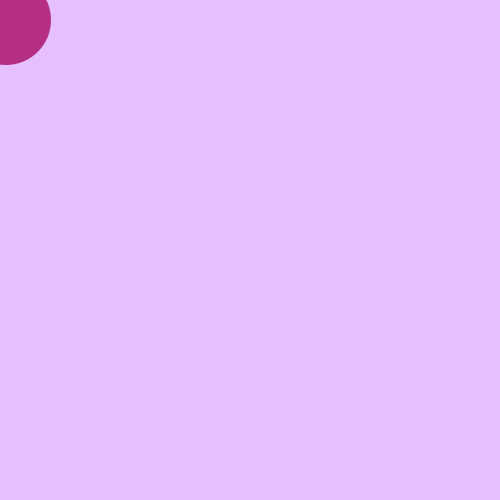
Frame 1 (no input)
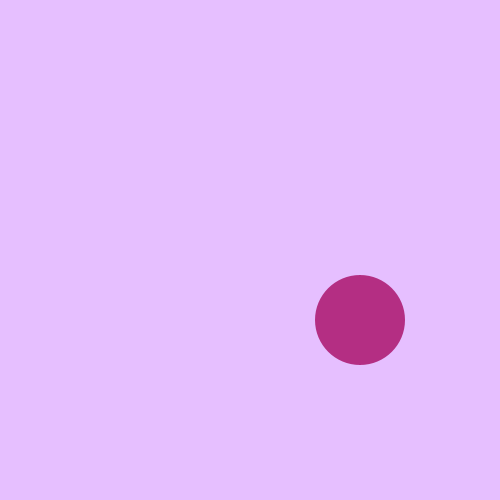
Frame 60 (the mouse pressed at the canvas centre just before this capture)
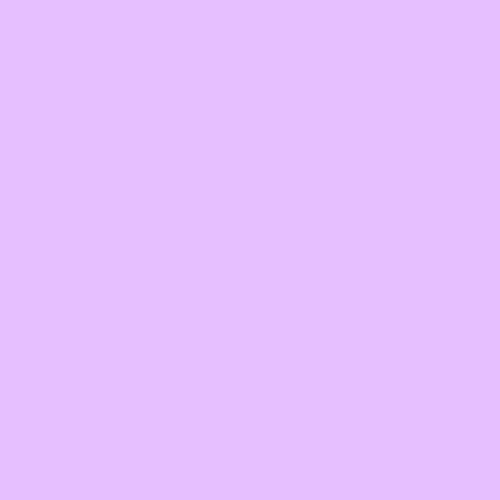
Frame 120 (the mouse held since frame 60 and released just before this capture)

The Processing sketch that drew these frames (run headless with seeded random() and noise(); from frame 60 on, the mouse is pressed at the canvas centre):

// Processing sketch: processing_66318
// ── processing_66318.pde

float circleY;
float circleX;
float vel = 20;


void setup() {
  size(500, 500);
  frameRate(30);
  noStroke();
  smooth();
}
void draw() {

  background(230, 191, 255);
  fill(180, 46, 131);
  noStroke();
  circleY += vel;
  circleX= circleX+6;

  ellipse(circleX, circleY, 90, 90);

  if  ((circleY > height-90|| circleY< 0)) { 
    vel=vel*-Y;
  }

  if (circleY>=500)
  {
    circleY=0;
  }
}
